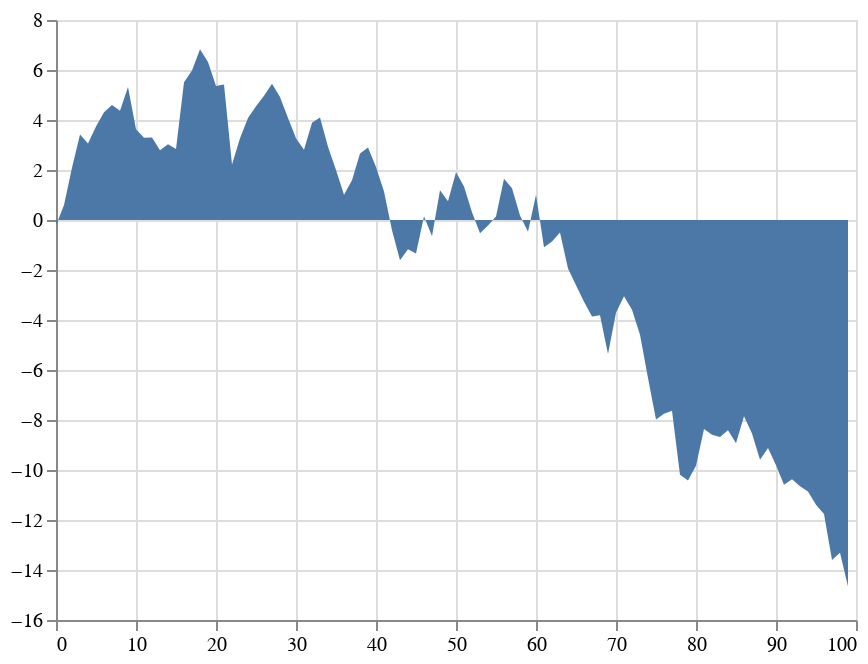

The notebook cell saved with this chart:
### Code cell
data.plot(kind='area')

### Figure 1 — Vega-Lite specification as saved in the notebook (floating-point values rounded to 4 significant figures)
{"$schema": "https://vega.github.io/schema/vega-lite/v3.4.0.json", "config": {"mark": {"tooltip": null}, "view": {"height": 300, "width": 400}}, "data": {"name": "data-9e8a1deb68113a0fc52e584514228101"}, "datasets": {"data-9e8a1deb68113a0fc52e584514228101": [{"index": 0, "value": -0.2177}, {"index": 1, "value": 0.6038}, {"index": 2, "value": 2.085}, {"index": 3, "value": 3.417}, {"index": 4, "value": 3.055}, {"index": 5, "value": 3.741}, {"index": 6, "value": 4.314}, {"index": 7, "value": 4.602}, {"index": 8, "value": 4.367}, {"index": 9, "value": 5.32}, {"index": 10, "value": 3.63}, {"index": 11, "value": 3.285}, {"index": 12, "value": 3.302}, {"index": 13, "value": 2.787}, {"index": 14, "value": 3.032}, {"index": 15, "value": 2.843}, {"index": 16, "value": 5.515}, {"index": 17, "value": 5.98}, {"index": 18, "value": 6.825}, {"index": 19, "value": 6.322}, {"index": 20, "value": 5.359}, {"index": 21, "value": 5.424}, {"index": 22, "value": 2.219}, {"index": 23, "value": 3.273}, {"index": 24, "value": 4.081}, {"index": 25, "value": 4.555}, {"index": 26, "value": 4.966}, {"index": 27, "value": 5.453}, {"index": 28, "value": 4.917}, {"index": 29, "value": 4.078}, {"index": 30, "value": 3.266}, {"index": 31, "value": 2.815}, {"index": 32, "value": 3.886}, {"index": 33, "value": 4.103}, {"index": 34, "value": 2.927}, {"index": 35, "value": 2.001}, {"index": 36, "value": 1.007}, {"index": 37, "value": 1.594}, {"index": 38, "value": 2.658}, {"index": 39, "value": 2.896}, {"index": 40, "value": 2.121}, {"index": 41, "value": 1.141}, {"index": 42, "value": -0.408}, {"index": 43, "value": -1.615}, {"index": 44, "value": -1.17}, {"index": 45, "value": -1.343}, {"index": 46, "value": 0.1461}, {"index": 47, "value": -0.6464}, {"index": 48, "value": 1.193}, {"index": 49, "value": 0.7532}, {"index": 50, "value": 1.913}, {"index": 51, "value": 1.336}, {"index": 52, "value": 0.3051}, {"index": 53, "value": -0.5338}, {"index": 54, "value": -0.2169}, {"index": 55, "value": 0.1364}, {"index": 56, "value": 1.652}, {"index": 57, "value": 1.274}, {"index": 58, "value": 0.1816}, {"index": 59, "value": -0.4668}, {"index": 60, "value": 1.013}, {"index": 61, "value": -1.092}, {"index": 62, "value": -0.8634}, {"index": 63, "value": -0.5028}, {"index": 64, "value": -1.943}, {"index": 65, "value": -2.605}, {"index": 66, "value": -3.267}, {"index": 67, "value": -3.863}, {"index": 68, "value": -3.811}, {"index": 69, "value": -5.364}, {"index": 70, "value": -3.71}, {"index": 71, "value": -3.053}, {"index": 72, "value": -3.592}, {"index": 73, "value": -4.588}, {"index": 74, "value": -6.321}, {"index": 75, "value": -7.981}, {"index": 76, "value": -7.746}, {"index": 77, "value": -7.63}, {"index": 78, "value": -10.19}, {"index": 79, "value": -10.42}, {"index": 80, "value": -9.83}, {"index": 81, "value": -8.358}, {"index": 82, "value": -8.593}, {"index": 83, "value": -8.677}, {"index": 84, "value": -8.414}, {"index": 85, "value": -8.931}, {"index": 86, "value": -7.848}, {"index": 87, "value": -8.537}, {"index": 88, "value": -9.594}, {"index": 89, "value": -9.116}, {"index": 90, "value": -9.809}, {"index": 91, "value": -10.59}, {"index": 92, "value": -10.37}, {"index": 93, "value": -10.65}, {"index": 94, "value": -10.86}, {"index": 95, "value": -11.39}, {"index": 96, "value": -11.76}, {"index": 97, "value": -13.6}, {"index": 98, "value": -13.31}, {"index": 99, "value": -14.66}]}, "encoding": {"tooltip": [{"field": "index", "type": "quantitative"}, {"field": "value", "type": "quantitative"}], "x": {"field": "index", "title": null, "type": "quantitative"}, "y": {"field": "value", "title": null, "type": "quantitative"}}, "mark": "area", "selection": {"selector003": {"bind": "scales", "encodings": ["x", "y"], "type": "interval"}}}
